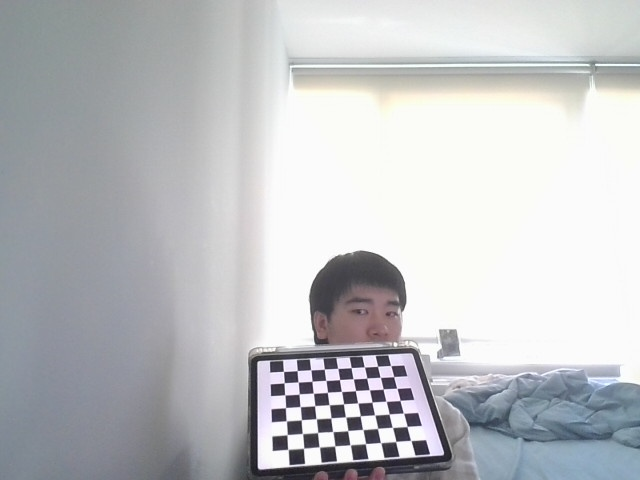
#> input picture HW1/1m_images/image_0.jpg, 640 x 480 px; its folder holds 4 pictures in this run
$ python HW1.3.py
#> lines starting #> are read from the running program, lines starting #| are printed output that depends on the picture
import cv2
import numpy as np
import glob
import matplotlib.pyplot as plt

# Size of the chessboard and each square's size
chessboard_size = (7, 9)
square_size = 0.019  # Size of each square in meters

# Prepare the 3D world coordinates of the calibration points (z=0)
objp = np.zeros((chessboard_size[0] * chessboard_size[1], 3), np.float32)
objp[:, :2] = np.mgrid[0:chessboard_size[0], 0:chessboard_size[1]].T.reshape(-1, 2) * square_size

def calibrate_camera(image_folder):
#> called with image_folder = '1m_images'
    obj_points = []  # 3D world coordinates
    img_points = []  # 2D image coordinates
    images = glob.glob(f'{image_folder}/*.jpg')  # Read all images in the folder

    for image_file in images:
        img = cv2.imread(image_file)
#> img is the input picture: shape (480, 640, 3); mean B, G, R 194.6, 191.8, 190.1
        gray = cv2.cvtColor(img, cv2.COLOR_BGR2GRAY)
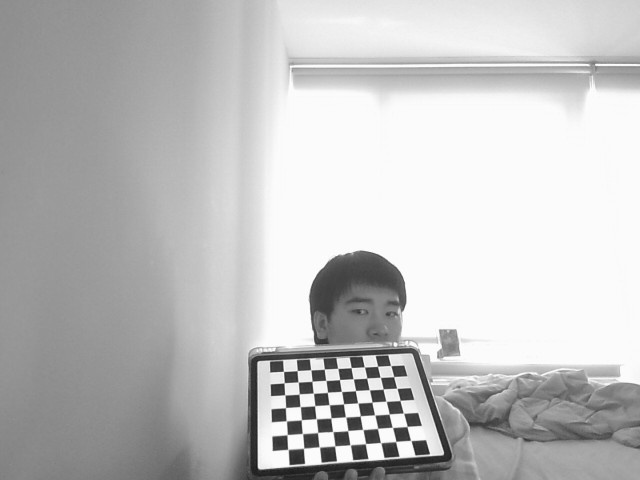
#> gray: shape (480, 640); min 23, max 255, mean 191.6

        # Find the chessboard corners
        ret, corners = cv2.findChessboardCorners(gray, chessboard_size, None)
#> ret = True; corners = 63 rows, first 8: [390.9, 365.6], [393.6, 376.5], [396.9, 388.4], [400, 400.5], [403.5, 413.3], [406.9, 426.5], [411, 440.4], [377.5, 366.4]
        if ret:
            obj_points.append(objp)
            img_points.append(corners)
#> pass 2 of the loop in calibrate_camera, `for image_file in images:`:
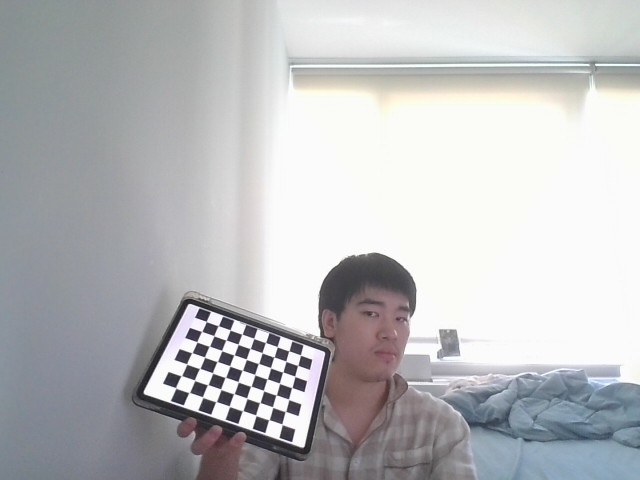
#> input picture HW1/1m_images/image_1.jpg, 640 x 480 px
#> in calibrate_camera, img is the input picture: shape (480, 640, 3); mean B, G, R 189.2, 187.3, 186.4
#> in calibrate_camera, `gray = cv2.cvtColor(img, cv2.COLOR_BGR2GRAY)`:
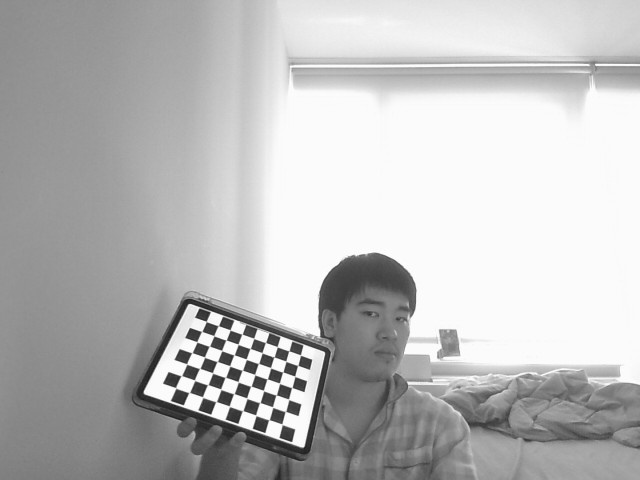
#> gray: shape (480, 640); min 28, max 255, mean 187.2
#> corners = 63 rows, first 8: [300.5, 355], [297.7, 365.3], [294.6, 376.3], [292, 387.5], [288.6, 399.4], [285.4, 411.4], [282, 424.4], [289.1, 351]
#> pass 3 of the loop in calibrate_camera, `for image_file in images:`:
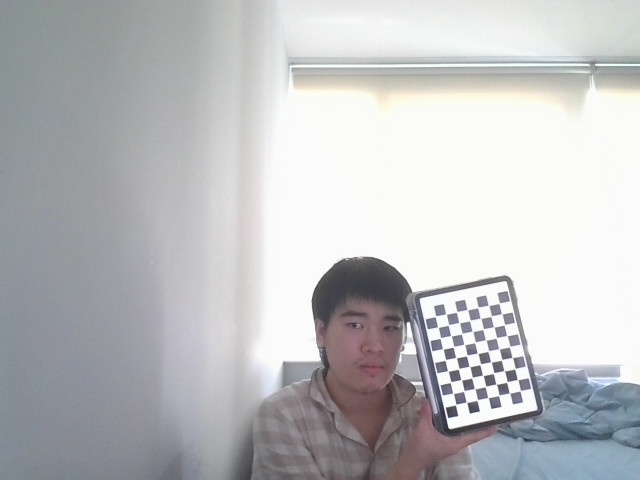
#> input picture HW1/1m_images/image_2.jpg, 640 x 480 px
#> in calibrate_camera, img is the input picture: shape (480, 640, 3); mean B, G, R 191.9, 190, 189.1
#> in calibrate_camera, `gray = cv2.cvtColor(img, cv2.COLOR_BGR2GRAY)`:
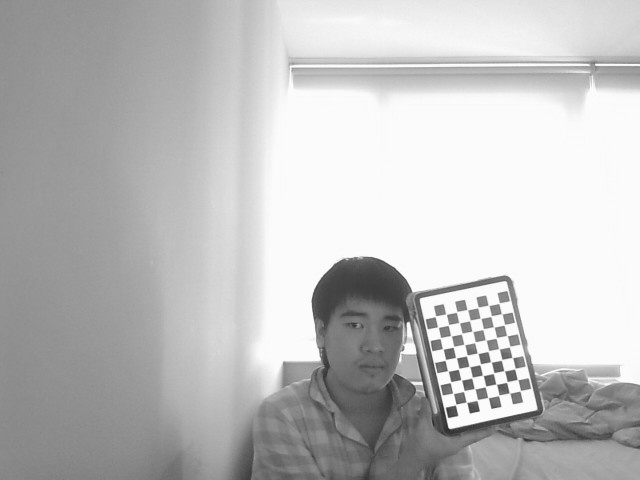
#> gray: shape (480, 640); min 29, max 255, mean 190
#> corners = 63 rows, first 8: [520.2, 390.8], [509.4, 393], [498.7, 395.4], [488, 397.6], [477.3, 400], [466.4, 402.3], [455.6, 404.5], [517.4, 379.5]
#> the loop made 4 passes; the first 3 are shown

    # Calibrate the camera
    ret, camera_matrix, dist_coeffs, rvecs, tvecs = cv2.calibrateCamera(obj_points, img_points, gray.shape[::-1], None, None)
    return camera_matrix, dist_coeffs

# Read images from the 1 meter and 2-3 meter folders and perform calibration
camera_matrix_1m, dist_coeffs_1m = calibrate_camera('1m_images')
camera_matrix_2m_3m, dist_coeffs_2m_3m = calibrate_camera('2m_3m_images')
#> (the run stopped early here; a loop or call above may not have finished)
